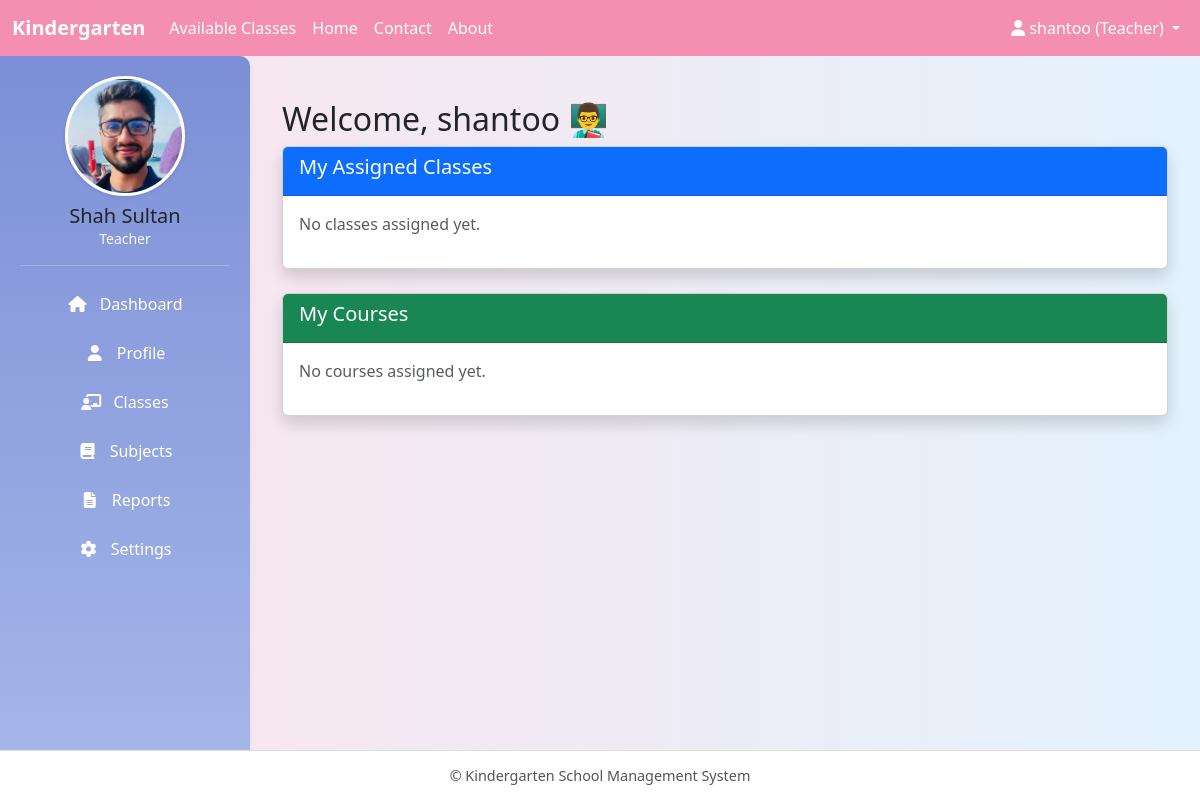
The app's page /dashboard/ (signed in), older data.
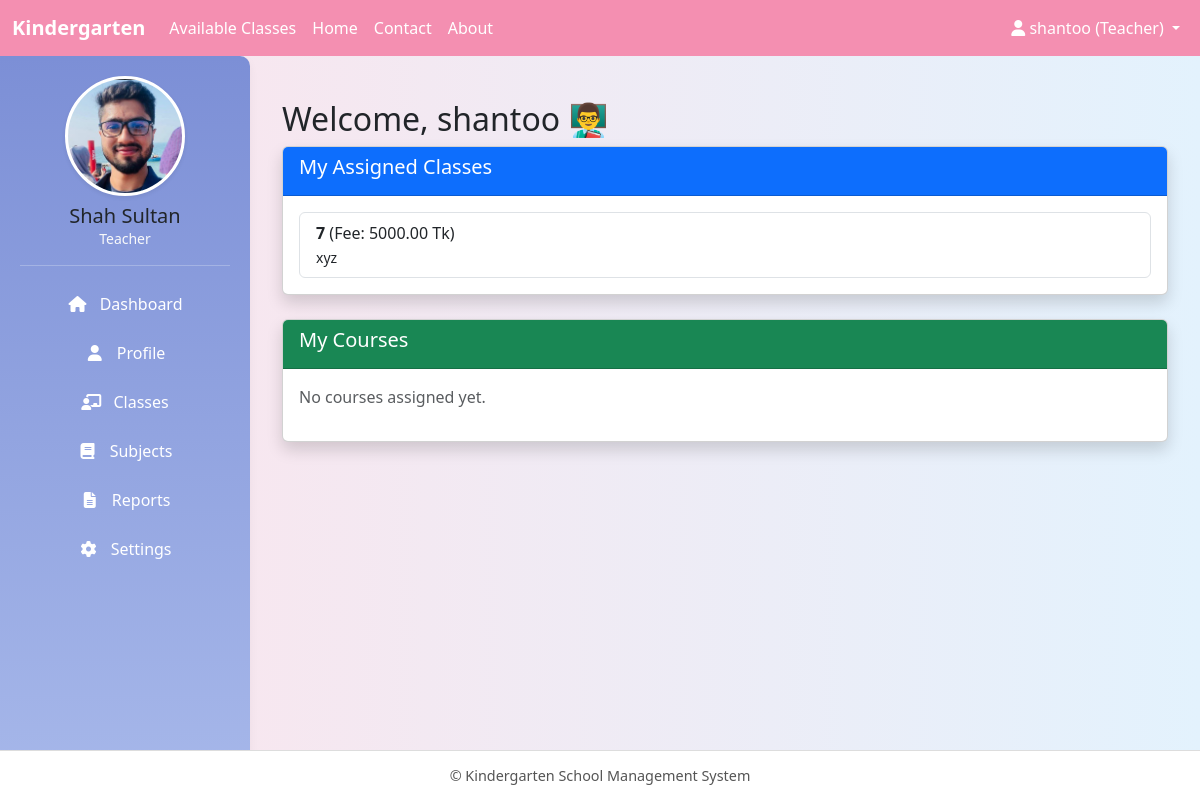
The same page, newer data.
### core/models.py (models this page shows, shortened)
class ClassRoom(models.Model):
    name = models.CharField(max_length=64, unique=True)   # Play, KG, One, Two…
    grade = models.CharField(max_length=32, blank=True)
    curriculum = models.TextField(blank=True)             # Curriculum details
    teacher = models.ForeignKey(
        'User',
        on_delete=models.SET_NULL,
        null=True, blank=True,
        limit_choices_to={'role': 'teacher'}
    )
    monthly_fee = models.DecimalField(max_digits=10, decimal_places=2, default=0.00)

### core/views.py (the view, shortened to what this page needs)
# urls.py: path('dashboard/', views.dashboard, name='dashboard'),
@login_required
def dashboard(request):
    user = request.user
    if user.role == 'admin':
        pending = StudentProfile.objects.filter(status='pending').count()
        total_students = StudentProfile.objects.filter(status='active').count()
        total_teachers = User.objects.filter(role='teacher').count()
        return render(request, 'admin/dashboard.html', {
            'pending': pending,
            'total_students': total_students,
            'total_teachers': total_teachers
        })
    elif user.role == 'teacher':
        assigned_classes = ClassRoom.objects.filter(teacher=user)
        courses = Course.objects.filter(teacher=user)
        return render(request, 'teacher/dashboard.html', {
            'assigned_classes': assigned_classes,
            'courses': courses
        })
    else:  # student
        student_profile = getattr(user, 'student_profile', None)
        return render(request, 'student/dashboard.html', {'profile': student_profile})

### core/templates/teacher/dashboard.html (shortened to what this page needs)
{% extends "base.html" %}
{% block content %}
<div class="container mt-4">
    <h2>Welcome, {{ request.user.username }} 👨‍🏫</h2>
    <div class="card shadow mb-4">
        <div class="card-header bg-primary text-white">
            <h5>My Assigned Classes</h5>
        </div>
        <div class="card-body">
            {% if assigned_classes %}
                <ul class="list-group">
                    {% for cls in assigned_classes %}
                        <li class="list-group-item">
                            <strong>{{ cls.name }}</strong> (Fee: {{ cls.monthly_fee }} Tk)
                            <br>
                            <small>{{ cls.curriculum|truncatewords:15 }}</small>
                        </li>
                    {% endfor %}
                </ul>
            {% else %}
                <p class="text-muted">No classes assigned yet.</p>
            {% endif %}
        </div>
    </div>
    <div class="card shadow">
        <div class="card-header bg-success text-white">
            <h5>My Courses</h5>
        </div>
        <div class="card-body">
            {% if courses %}
                <ul class="list-group">
                    {% for course in courses %}
                        <li class="list-group-item">
                            {{ course.title }} (Class: {{ course.classroom.name }})
                        </li>
                    {% endfor %}
                </ul>
            {% else %}
                <p class="text-muted">No courses assigned yet.</p>
            {% endif %}
        </div>
    </div>
</div>
{% endblock %}

Row changes from the older to the newer data that the page shows:
added ClassRoom: name "7", monthly_fee "5000.00", curriculum "xyz"
Text that changed along with them:
text no longer shown: "No classes assigned yet."
